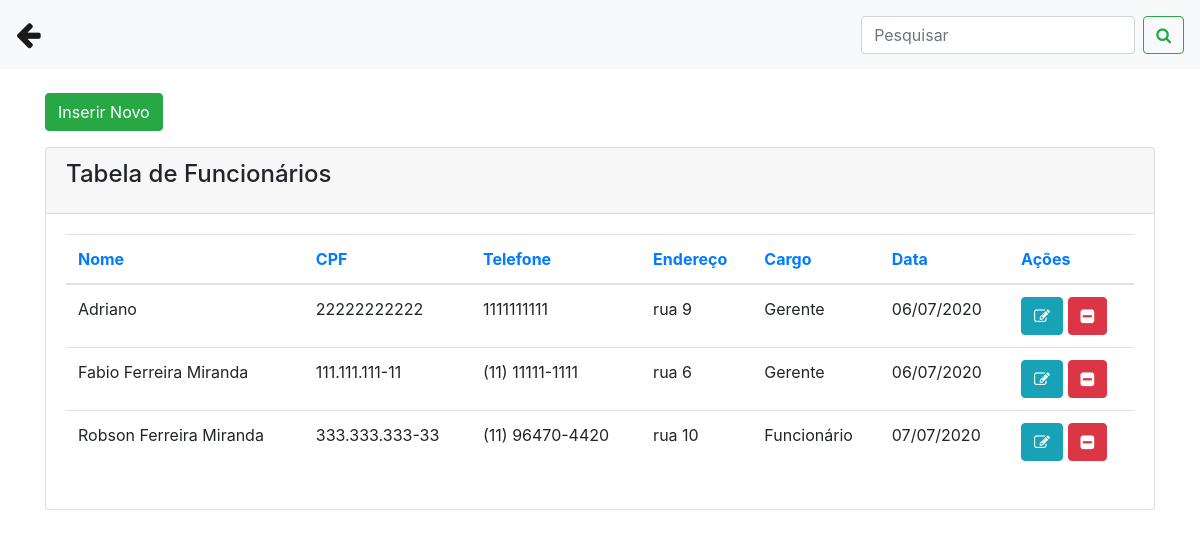
/funcionarios.php, run on the app's committed database.
### tables this page shows
CREATE TABLE `funcionarios` (
  `id` int(11) NOT NULL,
  `nome` varchar(50) NOT NULL,
  `cpf` varchar(50) NOT NULL,
  `telefone` varchar(20) NOT NULL,
  `endereco` varchar(50) NOT NULL,
  `cargo` varchar(50) NOT NULL,
  `data` date NOT NULL
);

### funcionarios.php (the view, shortened to what this page needs)
<?php
include('conexao.php');
?>
<!DOCTYPE html>
<html>
<head>
 <link rel="stylesheet" href="https://stackpath.bootstrapcdn.com/bootstrap/4.1.3/css/bootstrap.min.css">
<link rel="stylesheet" href="https://cdnjs.cloudflare.com/ajax/libs/font-awesome/4.7.0/css/font-awesome.min.css">
</head>
<body>
  <nav class="navbar navbar-expand-lg navbar-light bg-light">
  <a class="navbar-brand" href="painel_admin.php"><big><big><i class="fa fa-arrow-left"></i></big></big></a>
  <div class="collapse navbar-collapse" id="conteudoNavbarSuportado">
    <form class="form-inline my-2 my-lg-0">
      <input name="txtpesquisar" class="form-control mr-sm-2" type="search" placeholder="Pesquisar" aria-label="Pesquisar">
      <button name="buttonPesquisar" class="btn btn-outline-success my-2 my-sm-0" type="submit"><i class="fa fa-search"></i></button>
    </form>
  </div>
</nav>
<div class="container">
      <br>
         <div class="row">
           <div class="col-sm-12">
            <button type="button" class="btn btn-success mb-3" data-toggle="modal" data-target="#modalExemplo">Inserir Novo </button>
           </div>
        </div>
          <div class="content">
            <div class="row">
              <div class="col-md-12">
                <div class="card">
                  <div class="card-header">
                    <h4 class="card-title"> Tabela de Funcionários</h4>
                  </div>
                  <div class="card-body">
                    <div class="table-responsive">
                      <?php
                        if(isset($_GET['buttonPesquisar']) and $_GET['txtpesquisar'] != ''){
                          $nome = $_GET['txtpesquisar'] . '%';
                           $query = "select * from funcionarios where nome LIKE '$nome'  order by nome asc";
                        }else{
                         $query = "select * from funcionarios order by nome asc";
                        }
                        $result = mysqli_query($conexao, $query);
                        $row = mysqli_num_rows($result);
                        if($row == ''){
                            echo "<h3> Não existem dados cadastrados no banco </h3>";
                        }else{
                           ?>
                      <table class="table">
                        <thead class=" text-primary">
                          <th>
                            Nome
                          </th>
                          <th>
                            CPF
                          </th>
                          <th>
                            Telefone
                          </th>
                           <th>
                            Endereço
                          </th>
                            <th>
                            Cargo
                          </th>
                            <th>
                            Data
                          </th>
                            <th>
                            Ações
                          </th>
                        </thead>
                        <tbody>
                         <?php
                          while($res_1 = mysqli_fetch_array($result)){
                            $nome = $res_1["nome"];
                            $telefone = $res_1["telefone"];
                            $endereco = $res_1["endereco"];
                            $cargo = $res_1["cargo"];
                            $cpf = $res_1["cpf"];
                            $data = $res_1["data"];
                            $id = $res_1["id"];
                            $data2 = implode('/', array_reverse(explode('-', $data)));
                            ?>
                            <tr>
                             <td><?php echo $nome; ?></td>
                             <td><?php echo $cpf; ?></td>
                             <td><?php echo $telefone; ?></td>
                             <td><?php echo $endereco; ?></td>
                             <td><?php echo $cargo; ?></td>
                             <td><?php echo $data2; ?></td>
                             <td>
                             <a class="btn btn-info" href="funcionarios.php?func=edita&id=<?php echo $id; ?>"><i class="fa fa-pencil-square-o"></i></a>
                             <a class="btn btn-danger" href="funcionarios.php?func=deleta&id=<?php echo $id; ?>"><i class="fa fa-minus-square"></i></a>
                             </td>
                            </tr>
                            <?php
                              }
                            ?>
                        </tbody>
                      </table>
                          <?php
                              }
                            ?>
                    </div>
                  </div>
                </div>
              </div>
</div>
</body>
</html>

### data on the page
funcionarios: nome "Adriano", cpf "22222222222", telefone "1111111111", endereco "rua 9", cargo "Gerente", data "06/07/2020"
funcionarios: nome "Fabio Ferreira Miranda", cpf "111.111.111-11", telefone "(11) 11111-1111", endereco "rua 6", cargo "Gerente", data "06/07/2020"
funcionarios: nome "Robson Ferreira Miranda", cpf "333.333.333-33", telefone "(11) 96470-4420", endereco "rua 10", cargo "Funcionário", data "07/07/2020"
